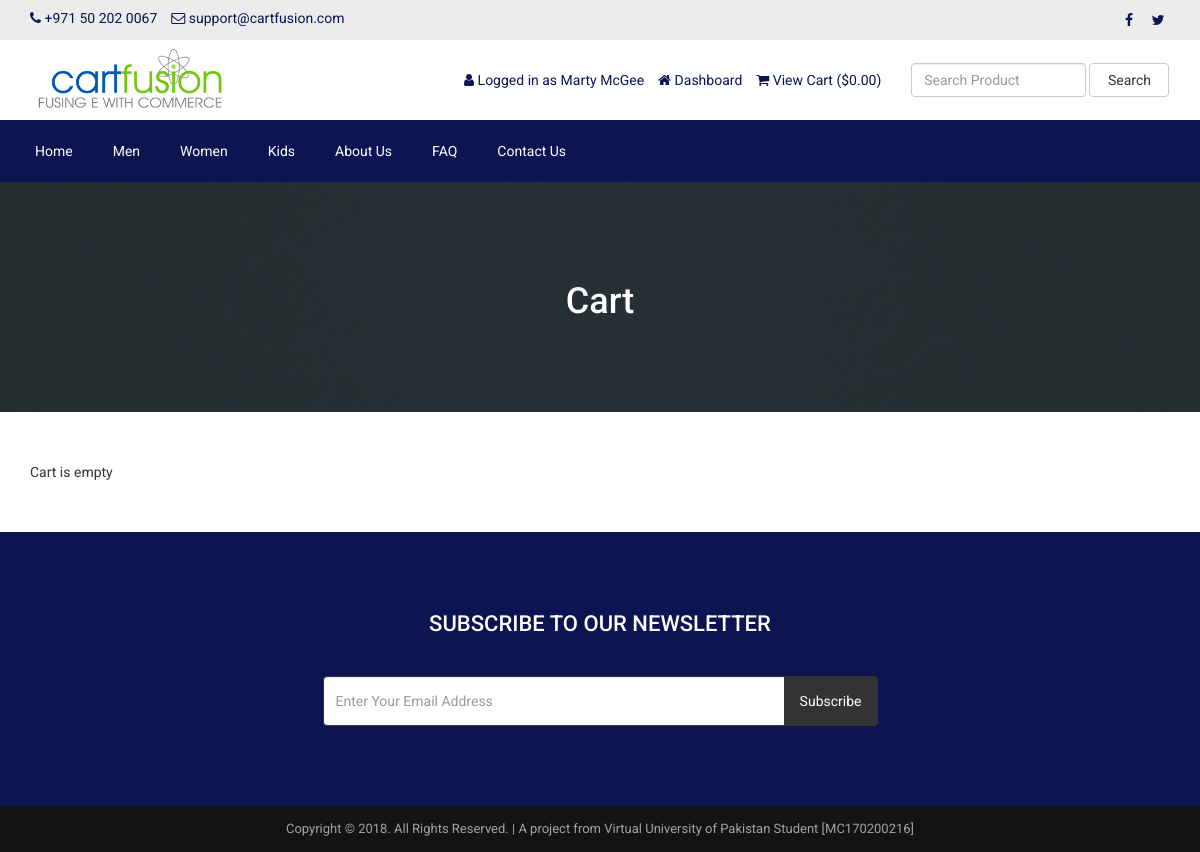
Screenshot of /cart.php (signed in) with the database file from the repository.
### tables this page shows
CREATE TABLE `tbl_settings` (
  `id` int(11) NOT NULL,
  `logo` varchar(255) NOT NULL,
  `favicon` varchar(255) NOT NULL,
  `footer_about` text NOT NULL,
  `footer_copyright` text NOT NULL,
  `contact_address` text NOT NULL,
  `contact_email` varchar(255) NOT NULL,
  `contact_phone` varchar(255) NOT NULL,
  `contact_fax` varchar(255) NOT NULL,
  `contact_map_iframe` text NOT NULL,
  `receive_email` varchar(255) NOT NULL,
  `receive_email_subject` varchar(255) NOT NULL,
  `receive_email_thank_you_message` text NOT NULL,
  `forgot_password_message` text NOT NULL,
  `total_recent_post_footer` int(10) NOT NULL,
  `total_popular_post_footer` int(10) NOT NULL,
  `total_recent_post_sidebar` int(11) NOT NULL,
  `total_popular_post_sidebar` int(11) NOT NULL,
  `total_featured_product_home` int(11) NOT NULL,
  `total_latest_product_home` int(11) NOT NULL,
  `total_popular_product_home` int(11) NOT NULL,
  `meta_title_home` text NOT NULL,
  `meta_keyword_home` text NOT NULL,
  `meta_description_home` text NOT NULL,
  `banner_login` varchar(255) NOT NULL,
  `banner_registration` varchar(255) NOT NULL,
  `banner_forgot_password` varchar(255) NOT NULL,
  `banner_reset_password` varchar(255) NOT NULL,
  `banner_search` varchar(255) NOT NULL,
  `banner_cart` varchar(255) NOT NULL,
  `banner_checkout` varchar(255) NOT NULL,
  `banner_product_category` varchar(255) NOT NULL,
  `banner_blog` varchar(255) NOT NULL,
  `cta_title` varchar(255) NOT NULL,
  `cta_content` text NOT NULL,
  `cta_read_more_text` varchar(255) NOT NULL,
  `cta_read_more_url` varchar(255) NOT NULL,
  `cta_photo` varchar(255) NOT NULL,
  `featured_product_title` varchar(255) NOT NULL,
  `featured_product_subtitle` varchar(255) NOT NULL,
  `latest_product_title` varchar(255) NOT NULL,
  `latest_product_subtitle` varchar(255) NOT NULL,
  `popular_product_title` varchar(255) NOT NULL,
  `popular_product_subtitle` varchar(255) NOT NULL,
  `testimonial_title` varchar(255) NOT NULL,
  `testimonial_subtitle` varchar(255) NOT NULL,
  `testimonial_photo` varchar(255) NOT NULL,
  `blog_title` varchar(255) NOT NULL,
  `blog_subtitle` varchar(255) NOT NULL,
  `newsletter_text` text NOT NULL,
  `paypal_email` varchar(255) NOT NULL,
  `stripe_public_key` varchar(255) NOT NULL,
  `stripe_secret_key` varchar(255) NOT NULL,
  `bank_detail` text NOT NULL,
  `before_head` text NOT NULL,
  `after_body` text NOT NULL,
  `before_body` text NOT NULL,
  `home_service_on_off` int(11) NOT NULL,
  `home_welcome_on_off` int(11) NOT NULL,
  `home_featured_product_on_off` int(11) NOT NULL,
  `home_latest_product_on_off` int(11) NOT NULL,
  `home_popular_product_on_off` int(11) NOT NULL,
  `home_testimonial_on_off` int(11) NOT NULL,
  `home_blog_on_off` int(11) NOT NULL,
  `newsletter_on_off` int(11) NOT NULL,
  `ads_above_welcome_on_off` int(1) NOT NULL,
  `ads_above_featured_product_on_off` int(1) NOT NULL,
  `ads_above_latest_product_on_off` int(1) NOT NULL,
  `ads_above_popular_product_on_off` int(1) NOT NULL,
  `ads_above_testimonial_on_off` int(1) NOT NULL,
  `ads_category_sidebar_on_off` int(1) NOT NULL
);

CREATE TABLE `tbl_social` (
  `social_id` int(11) NOT NULL,
  `social_name` varchar(30) NOT NULL,
  `social_url` varchar(255) NOT NULL,
  `social_icon` varchar(30) NOT NULL
);

CREATE TABLE `tbl_top_category` (
  `tcat_id` int(11) NOT NULL,
  `tcat_name` varchar(255) NOT NULL,
  `show_on_menu` int(1) NOT NULL
);

CREATE TABLE `tbl_page` (
  `id` int(11) NOT NULL,
  `about_title` varchar(255) NOT NULL,
  `about_content` text NOT NULL,
  `about_banner` varchar(255) NOT NULL,
  `about_meta_title` varchar(255) NOT NULL,
  `about_meta_keyword` text NOT NULL,
  `about_meta_description` text NOT NULL,
  `faq_title` varchar(255) NOT NULL,
  `faq_banner` varchar(255) NOT NULL,
  `faq_meta_title` varchar(255) NOT NULL,
  `faq_meta_keyword` text NOT NULL,
  `faq_meta_description` text NOT NULL,
  `blog_title` varchar(255) NOT NULL,
  `blog_banner` varchar(255) NOT NULL,
  `blog_meta_title` varchar(255) NOT NULL,
  `blog_meta_keyword` text NOT NULL,
  `blog_meta_description` text NOT NULL,
  `contact_title` varchar(255) NOT NULL,
  `contact_banner` varchar(255) NOT NULL,
  `contact_meta_title` varchar(255) NOT NULL,
  `contact_meta_keyword` text NOT NULL,
  `contact_meta_description` text NOT NULL,
  `pgallery_title` varchar(255) NOT NULL,
  `pgallery_banner` varchar(255) NOT NULL,
  `pgallery_meta_title` varchar(255) NOT NULL,
  `pgallery_meta_keyword` text NOT NULL,
  `pgallery_meta_description` text NOT NULL,
  `vgallery_title` varchar(255) NOT NULL,
  `vgallery_banner` varchar(255) NOT NULL,
  `vgallery_meta_title` varchar(255) NOT NULL,
  `vgallery_meta_keyword` text NOT NULL,
  `vgallery_meta_description` text NOT NULL
);

### cart.php (the view, shortened to what this page needs)
<?php require_once('header.php'); ?>
<?php
$statement = $pdo->prepare("SELECT * FROM tbl_settings WHERE id=1");
$statement->execute();
$result = $statement->fetchAll(PDO::FETCH_ASSOC);
foreach ($result as $row) {
    $banner_cart = $row['banner_cart'];
}
?>
<div class="page-banner" style="background-image: url(assets/uploads/<?php echo $banner_cart; ?>)">
    <div class="overlay"></div>
    <div class="page-banner-inner">
        <h1><?php echo LANG_VALUE_18; ?></h1>
    </div>
</div>
<div class="page">
	<div class="container">
		<div class="row">
			<div class="col-md-12">
                <?php if(!isset($_SESSION['cart_p_id'])): ?>
                    <?php echo 'Cart is empty'; ?>
                <?php endif; ?>
			</div>
		</div>
	</div>
</div>
<?php require_once('footer.php'); ?>

### header.php (shortened to what this page needs)
<?php
include("admin/inc/config.php");
$statement = $pdo->prepare("SELECT * FROM tbl_settings WHERE id=1");
$statement->execute();
$result = $statement->fetchAll(PDO::FETCH_ASSOC);
foreach ($result as $row)
{
	$logo = $row['logo'];
	$contact_email = $row['contact_email'];
	$contact_phone = $row['contact_phone'];
}
?>
<!DOCTYPE html>
<html lang="en">
<head>
	<link rel="stylesheet" href="assets/css/bootstrap.min.css">
	<link rel="stylesheet" href="assets/css/font-awesome.min.css">
	<link rel="stylesheet" href="assets/css/owl.carousel.min.css">
	<link rel="stylesheet" href="assets/css/owl.theme.default.min.css">
	<link rel="stylesheet" href="assets/css/jquery.bxslider.min.css">
    <link rel="stylesheet" href="assets/css/magnific-popup.css">
    <link rel="stylesheet" href="assets/css/rating.css">
	<link rel="stylesheet" href="assets/css/spacing.css">
	<link rel="stylesheet" href="assets/css/bootstrap-touch-slider.css">
	<link rel="stylesheet" href="assets/css/animate.min.css">
	<link rel="stylesheet" href="assets/css/tree-menu.css">
	<link rel="stylesheet" href="assets/css/select2.min.css">
	<link rel="stylesheet" href="assets/css/main.css">
	<link rel="stylesheet" href="assets/css/responsive.css">
	<?php
	$statement = $pdo->prepare("SELECT * FROM tbl_page WHERE id=1");
	$statement->execute();
	$result = $statement->fetchAll(PDO::FETCH_ASSOC);
		?>
</head>
<body>
<div class="top">
	<div class="container">
		<div class="row">
			<div class="col-md-6 col-sm-6 col-xs-12">
				<div class="left">
					<ul>
						<li><i class="fa fa-phone"></i> <?php echo $contact_phone; ?></li>
						<li><i class="fa fa-envelope-o"></i> <?php echo $contact_email; ?></li>
					</ul>
				</div>
			</div>
			<div class="col-md-6 col-sm-6 col-xs-12">
				<div class="right">
					<ul>
						<?php
						$statement = $pdo->prepare("SELECT * FROM tbl_social");
						$statement->execute();
						$result = $statement->fetchAll(PDO::FETCH_ASSOC);
						foreach ($result as $row) {
							?>
							<?php if($row['social_url'] != ''): ?>
							<li><a href="<?php echo $row['social_url']; ?>"><i class="<?php echo $row['social_icon']; ?>"></i></a></li>
							<?php endif; ?>
							<?php
						}
						?>
					</ul>
				</div>
			</div>
		</div>
	</div>
</div>
<div class="header">
	<div class="container">
		<div class="row inner">
			<div class="col-md-4 logo">
				<a href="index.php"><img src="assets/uploads/<?php echo $logo; ?>" alt="logo image"></a>
			</div>
			<div class="col-md-5 right">
				<ul>
					<?php
					if(isset($_SESSION['customer'])) {
						?>
						<li><i class="fa fa-user"></i> <?php echo LANG_VALUE_13; ?> <?php echo $_SESSION['customer']['cust_name']; ?></li>
						<li><a href="dashboard.php"><i class="fa fa-home"></i> <?php echo LANG_VALUE_89; ?></a></li>
						<?php
					} else {
						?>
						<li><a href="login.php"><i class="fa fa-sign-in"></i> <?php echo LANG_VALUE_9; ?></a></li>
						<li><a href="registration.php"><i class="fa fa-user-plus"></i> <?php echo LANG_VALUE_15; ?></a></li>
						<?php
					}
					?>
					<li><a href="cart.php"><i class="fa fa-shopping-cart"></i> <?php echo LANG_VALUE_19; ?> (<?php echo LANG_VALUE_1; ?><?php
					if(isset($_SESSION['cart_p_id'])) {
						$table_total_price = 0;
						$i=0;
	                    foreach($_SESSION['cart_p_qty'] as $key => $value)
	                    {
	                        $i++;
	                        $arr_cart_p_qty[$i] = $value;
	                    }                    $i=0;
	                    foreach($_SESSION['cart_p_current_price'] as $key => $value)
	                    {
	                        $i++;
	                        $arr_cart_p_current_price[$i] = $value;
	                    }
	                    for($i=1;$i<=count($arr_cart_p_qty);$i++) {
	                    	$row_total_price = $arr_cart_p_current_price[$i]*$arr_cart_p_qty[$i];
	                        $table_total_price = $table_total_price + $row_total_price;
	                    }
						echo $table_total_price;
					} else {
						echo '0.00';
					}
					?>)</a></li>
				</ul>
			</div>
			<div class="col-md-3 search-area">
				<form class="navbar-form navbar-left" role="search" action="search-result.php" method="get">
					<div class="form-group">
						<input type="text" class="form-control search-top" placeholder="<?php echo LANG_VALUE_2; ?>" name="search_text">
					</div>
					<button type="submit" class="btn btn-default"><?php echo LANG_VALUE_3; ?></button>
				</form>
			</div>
		</div>
	</div>
</div>
<div class="nav">
	<div class="container">
		<div class="row">
			<div class="col-md-12 pl_0 pr_0">
				<div class="menu-container">
					<div class="menu">
						<ul>
							<li><a href="index.php">Home</a></li>
							<?php
							$statement = $pdo->prepare("SELECT * FROM tbl_top_category WHERE show_on_menu=1");
							$statement->execute();
							$result = $statement->fetchAll(PDO::FETCH_ASSOC);
							foreach ($result as $row) {
								?>
								<li><a href="product-category.php?id=<?php echo $row['tcat_id']; ?>&type=top-category"><?php echo $row['tcat_name']; ?></a>
								</li>
								<?php
							}
							?>
							<?php
							$statement = $pdo->prepare("SELECT * FROM tbl_page WHERE id=1");
							$statement->execute();
							$result = $statement->fetchAll(PDO::FETCH_ASSOC);
							foreach ($result as $row) {
								$about_title = $row['about_title'];
								$faq_title = $row['faq_title'];
								$contact_title = $row['contact_title'];
							}
							?>
							<li><a href="about.php"><?php echo $about_title; ?></a></li>
							<li><a href="faq.php"><?php echo $faq_title; ?></a></li>
							<li><a href="contact.php"><?php echo $contact_title; ?></a></li>
						</ul>
					</div>
				</div>
			</div>
		</div>
	</div>
</div>

### footer.php (shortened to what this page needs)
<?php
$statement = $pdo->prepare("SELECT * FROM tbl_settings WHERE id=1");
$statement->execute();
$result = $statement->fetchAll(PDO::FETCH_ASSOC);
foreach ($result as $row)
{
	$footer_copyright = $row['footer_copyright'];
    $newsletter_on_off = $row['newsletter_on_off'];
}
?>
<?php if($newsletter_on_off == 1): ?>
<section class="home-newsletter">
	<div class="container">
		<div class="row">
			<div class="col-md-6 col-md-offset-3">
				<div class="single">
				<form action="" method="post">
					<h2><?php echo LANG_VALUE_93; ?></h2>
					<div class="input-group">
			        	<input type="email" class="form-control" placeholder="<?php echo LANG_VALUE_95; ?>" name="email_subscribe">
			         	<span class="input-group-btn">
			         	<button class="btn btn-theme" type="submit" name="form_subscribe"><?php echo LANG_VALUE_92; ?></button>
			         	</span>
			        </div>
				</div>
			</div>
		</div>
	</div>
</section>
<?php endif; ?>
<div class="footer-bottom">
	<div class="container">
		<div class="row">
			<div class="col-md-12 copyright">
				<?php echo $footer_copyright; ?>
			</div>
		</div>
	</div>
</div>
</body>
</html>

### assets/css/main.css (style rules this page uses)
* { margin: 0; padding: 0; }
body { font-family: 'Roboto', sans-serif; font-size: 14px; }
h1, h2, h3, h4, h5, h6 { font-family: 'Roboto', sans-serif; }
a { text-decoration: none; }
.top { width: 100%; height: 40px; background: #ececec; }
.top .left { float: left; }
.top .left ul { padding-top: 8px; }
.top .left ul li { list-style-type: none; float: left; margin-right: 14px; color: #0d1452; }
.top .left ul li i { color: #0d1452; }
.top .right { float: right; }
.top .right ul { padding-top: 8px; }
.top .right ul li { list-style-type: none; float: left; margin-left: 5px; }
.top .right ul li a { color: #0d1452; width: 24px; height: 24px; line-height: 24px; text-align: center; border-radius: 50%; display: block; transition: all 0.4s ease; }
.header { width: 100%; height: auto; background: #fff; }
.header .inner { height: auto; display: table; }
.header .logo { float: none; display: table-cell; vertical-align: middle; }
.header .logo img { max-width: 100%; height: 80px; }
.header .navbar-form .form-control { width: 300px; }
.header .search-area { float: none; display: table-cell; vertical-align: middle; }
.header .search-area .form-group { width: calc(100% - 84px); }
.header .search-area button { width: 80px; }
.header .search-area form { width: 100%; }
.header .right { float: none; display: table-cell; vertical-align: middle; padding-right: 0; }
.header .right ul { float: right; margin-bottom: 0; }
.header .right ul li { list-style-type: none; float: left; margin-left: 14px; color: #0d1452; }
.header .right ul li a { color: #0d1452; }
.header .navbar-form .search-top { width: 100%; }
.nav { background: #0d1452; }
.menu-container { width: 100%; margin: 0 auto; background: #0d1452; }
.menu-dropdown-icon:before { content: "\f067"; font-family: "FontAwesome"; display: none; cursor: pointer; float: right; padding: 1.5em 2em; background: #fff; color: #333; }
.menu > ul { margin: 0 auto; width: 100%; list-style: none; padding: 0; position: relative; box-sizing: border-box; }
.menu > ul:before, .menu > ul:after { content: ""; display: table; }
.menu > ul:after { clear: both; }
.menu > ul > li { float: left; padding: 0; margin: 0; }
.menu > ul > li a { text-decoration: none; padding: 1.5em 20px; display: block; color: #fff; }
.footer-bottom { width: 100%; height: auto; background: #141314; padding: 14px 0; }
.footer-bottom .copyright { font-size: 13px; color: #a3a3a3; text-align: center; }
.page-banner { width: 100%; height: auto; background-repeat: no-repeat; background-position: center center; -webkit-background-size: cover; background-size: cover; position: relative; padding-top: 80px; padding-bottom: 80px; overflow: hidden; }
.page-banner .overlay { position: absolute; left: 0; top: 0; width: 100%; height: 100%; opacity: 0.7; background: #333; }
.page-banner h1 { color: #fff; text-align: center; z-index: 999; position: relative; }
.page { width: 100%; height: auto; padding-top: 50px; padding-bottom: 50px; }
.home-newsletter { padding: 80px 0; background: #0d1452; }
.home-newsletter .single { max-width: 650px; margin: 0 auto; text-align: center; position: relative; z-index: 2; }
.home-newsletter .single h2 { font-size: 22px; color: white; text-transform: uppercase; margin-bottom: 40px; margin-top: 0; }
.home-newsletter .single .form-control { height: 50px; border-color: #333; outline: none; }
.home-newsletter .single .btn { min-height: 50px; background: #333; color: #fff; padding-left: 15px; padding-right: 15px; }

### assets/css/responsive.css (style rules this page uses)
@media only screen and (min-width: 992px) { .header .inner { width: 100%; } }
@media only screen and (min-width: 992px) { .header .search-area { padding-right: 0; } }
@media only screen and (min-width: 992px) { .header .search-area form { padding-right: 0; } }
@media only screen and (min-width: 992px) { .header .container { padding-right: 0; } }

### rows the page displays
tbl_settings: contact_phone "+971 50 202 0067", contact_email "support@cartfusion.com", logo (picture), banner_cart (picture), footer_copyright "Copyright © 2018. All Rights Reserved. | A project from Virtual University of Pakistan Student [MC170200216]"
tbl_top_category: tcat_name "Men"
tbl_top_category: tcat_name "Women"
tbl_top_category: tcat_name "Kids"
tbl_page: about_title "About Us", faq_title "FAQ", contact_title "Contact Us"

### other values shown
LANG_VALUE_13 "Logged in as"
$_SESSION['customer']['cust_name'] "Marty McGee"
LANG_VALUE_89 "Dashboard"
LANG_VALUE_19 "View Cart"
LANG_VALUE_1 "$"
LANG_VALUE_3 "Search"
LANG_VALUE_18 "Cart"
LANG_VALUE_93 "SUBSCRIBE TO OUR NEWSLETTER"
LANG_VALUE_92 "Subscribe"
